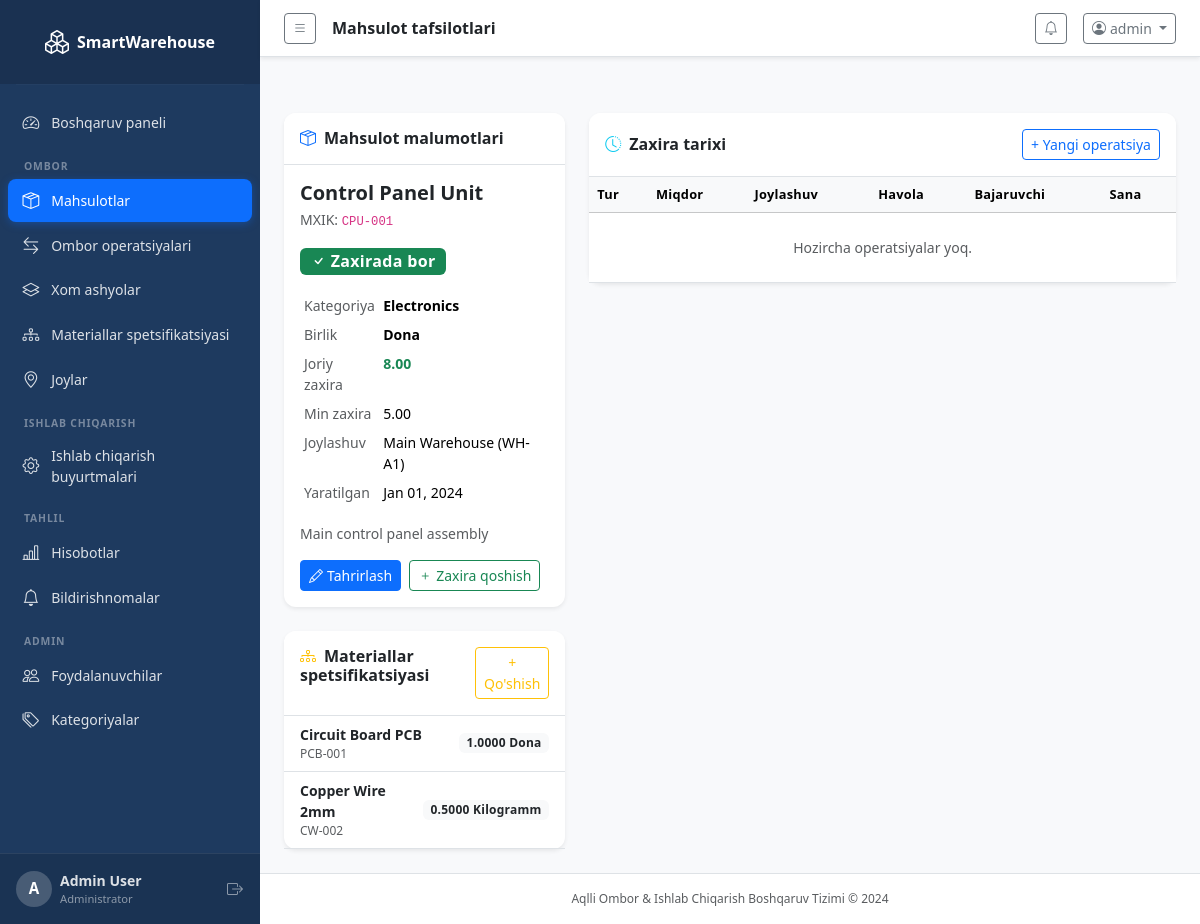
Page /inventory/products/2/ (signed in) on the committed database.
### accounts/models.py (models this page shows, shortened)
class CustomUser(AbstractUser):
    ROLE_CHOICES = [
        ('admin', 'Administrator'),
        ('warehouse_manager', 'Ombor boshqaruvchisi'),
        ('production_manager', 'Ishlab chiqarish boshqaruvchisi'),
        ('worker', 'Ishchi'),
    ]
    role = models.CharField(max_length=30, choices=ROLE_CHOICES, default='worker')
    phone = models.CharField(max_length=20, blank=True)
    department = models.CharField(max_length=100, blank=True)
    is_active = models.BooleanField(default=True)
    @property
    def is_admin(self):
        return self.role == 'admin' or self.is_superuser

### inventory/models.py (models this page shows, shortened)
class Product(models.Model):
    UNIT_CHOICES = [
        ('pcs', 'Dona'),
        ('kg', 'Kilogramm'),
        ('g', 'Gramm'),
        ('l', 'Litr'),
        ('ml', 'Millilitr'),
        ('m', 'Metr'),
        ('m2', 'Kv. metr'),
        ('m3', 'Kub metr'),
        ('box', 'Quti'),
        ('pack', 'Paket'),
    ]
    product_name = models.CharField(max_length=200)
    sku = models.CharField(max_length=50, unique=True, verbose_name='MXIK')
    category = models.ForeignKey(Category, on_delete=models.SET_NULL, null=True, blank=True, related_name='products')
    unit = models.CharField(max_length=10, choices=UNIT_CHOICES, default='pcs')
    minimum_stock = models.DecimalField(max_digits=12, decimal_places=2, default=0)
    current_stock = models.DecimalField(max_digits=12, decimal_places=2, default=0)
    default_location = models.ForeignKey(WarehouseLocation, on_delete=models.SET_NULL, null=True, blank=True)
    description = models.TextField(blank=True)
    created_at = models.DateTimeField(auto_now_add=True)
    updated_at = models.DateTimeField(auto_now=True)
    class Meta:
        ordering = ['product_name']
    @property
    def is_low_stock(self):
        return self.current_stock <= self.minimum_stock

class Category(models.Model):
    name = models.CharField(max_length=100, unique=True)
    description = models.TextField(blank=True)
    created_at = models.DateTimeField(auto_now_add=True)
    class Meta:
        verbose_name_plural = 'Categories'
        ordering = ['name']

class WarehouseLocation(models.Model):
    name = models.CharField(max_length=100)
    code = models.CharField(max_length=20, unique=True)
    description = models.TextField(blank=True)
    is_active = models.BooleanField(default=True)
    created_at = models.DateTimeField(auto_now_add=True)
    class Meta:
        ordering = ['name']
    def __str__(self):
        return f'{self.name} ({self.code})'

class BillOfMaterials(models.Model):
    product = models.ForeignKey(Product, on_delete=models.CASCADE, related_name='bom_items')
    raw_material = models.ForeignKey(RawMaterial, on_delete=models.CASCADE, related_name='bom_items')
    quantity_required = models.DecimalField(max_digits=12, decimal_places=4)
    notes = models.TextField(blank=True)
    class Meta:
        unique_together = ('product', 'raw_material')
        verbose_name = 'Bill of Materials'
        verbose_name_plural = 'Bills of Materials'

class RawMaterial(models.Model):
    UNIT_CHOICES = Product.UNIT_CHOICES
    name = models.CharField(max_length=200)
    code = models.CharField(max_length=50, unique=True)
    unit = models.CharField(max_length=10, choices=UNIT_CHOICES, default='kg')
    current_stock = models.DecimalField(max_digits=12, decimal_places=2, default=0)
    minimum_stock = models.DecimalField(max_digits=12, decimal_places=2, default=0)
    location = models.ForeignKey(WarehouseLocation, on_delete=models.SET_NULL, null=True, blank=True)
    description = models.TextField(blank=True)
    created_at = models.DateTimeField(auto_now_add=True)
    updated_at = models.DateTimeField(auto_now=True)
    class Meta:
        ordering = ['name']

### inventory/views.py (the view)
# urls.py: path('products/<int:pk>/', views.product_detail, name='product_detail'),
@login_required
def product_detail(request, pk):
    product = get_object_or_404(Product, pk=pk)
    transactions = product.transactions.select_related('performed_by', 'warehouse_location').order_by('-date')[:20]
    bom_items = product.bom_items.select_related('raw_material').all()
    return render(request, 'inventory/product_detail.html', {
        'product': product,
        'transactions': transactions,
        'bom_items': bom_items,
    })

### templates/inventory/product_detail.html (shortened to what this page needs)
{% extends 'base.html' %}
{% block page_title %}Mahsulot tafsilotlari{% endblock %}
{% block content %}
<div class="row mt-3 g-4">
  <div class="col-lg-4">
    <div class="card border-0 shadow-sm">
      <div class="card-header bg-white border-bottom py-3">
        <h6 class="mb-0 fw-semibold"><i class="bi bi-box-seam me-2 text-primary"></i>Mahsulot malumotlari</h6>
      </div>
      <div class="card-body">
        <h5 class="fw-bold mb-1">{{ product.product_name }}</h5>
        <p class="text-muted small mb-3">MXIK: <code>{{ product.sku }}</code></p>
        <div class="mb-3">
          {% if product.current_stock == 0 %}
            <span class="badge bg-danger fs-6">Zaxira tugagan</span>
          {% elif product.is_low_stock %}
            <span class="badge bg-warning text-dark fs-6"><i class="bi bi-exclamation-triangle me-1"></i>Kam zaxira</span>
          {% else %}
            <span class="badge bg-success fs-6"><i class="bi bi-check me-1"></i>Zaxirada bor</span>
          {% endif %}
        </div>
        <table class="table table-borderless table-sm">
          <tr><td class="text-muted">Kategoriya</td><td class="fw-semibold">{{ product.category.name|default:'—' }}</td></tr>
          <tr><td class="text-muted">Birlik</td><td class="fw-semibold">{{ product.get_unit_display }}</td></tr>
          <tr><td class="text-muted">Joriy zaxira</td><td class="fw-bold {% if product.is_low_stock %}text-danger{% else %}text-success{% endif %}">{{ product.current_stock }}</td></tr>
          <tr><td class="text-muted">Min zaxira</td><td>{{ product.minimum_stock }}</td></tr>
          <tr><td class="text-muted">Joylashuv</td><td>{{ product.default_location|default:'—' }}</td></tr>
          <tr><td class="text-muted">Yaratilgan</td><td class="small">{{ product.created_at|date:"M d, Y" }}</td></tr>
        </table>
        {% if product.description %}
        <p class="text-muted small">{{ product.description }}</p>
        {% endif %}
        <div class="d-flex gap-2">
          <a href="{% url 'inventory:product_edit' product.pk %}" class="btn btn-primary btn-sm"><i class="bi bi-pencil me-1"></i>Tahrirlash</a>
          <a href="{% url 'inventory:transaction_create' %}" class="btn btn-outline-success btn-sm"><i class="bi bi-plus me-1"></i>Zaxira qoshish</a>
        </div>
      </div>
    </div>
    {% if bom_items %}
    <div class="card border-0 shadow-sm mt-4">
      <div class="card-header bg-white border-bottom py-3 d-flex justify-content-between">
        <h6 class="mb-0 fw-semibold"><i class="bi bi-diagram-3 me-2 text-warning"></i>Materiallar spetsifikatsiyasi</h6>
        <a href="{% url 'inventory:bom_create' %}" class="btn btn-sm btn-outline-warning">+ Qo'shish</a>
      </div>
      <div class="card-body p-0">
        {% for item in bom_items %}
        <div class="d-flex justify-content-between align-items-center px-3 py-2 border-bottom">
          <div>
            <div class="fw-semibold small">{{ item.raw_material.name }}</div>
            <div class="text-muted" style="font-size:0.75rem">{{ item.raw_material.code }}</div>
          </div>
          <span class="badge bg-light text-dark">{{ item.quantity_required }} {{ item.raw_material.get_unit_display }}</span>
        </div>
        {% endfor %}
      </div>
    </div>
    {% endif %}
  </div>
  <div class="col-lg-8">
    <div class="card border-0 shadow-sm">
      <div class="card-header bg-white border-bottom py-3 d-flex justify-content-between align-items-center">
        <h6 class="mb-0 fw-semibold"><i class="bi bi-clock-history me-2 text-info"></i>Zaxira tarixi</h6>
        <a href="{% url 'inventory:transaction_create' %}" class="btn btn-sm btn-outline-primary">+ Yangi operatsiya</a>
      </div>
      <div class="card-body p-0">
        <div class="table-responsive">
          <table class="table table-hover align-middle mb-0">
            <thead class="table-light">
              <tr>
                <th>Tur</th>
                <th>Miqdor</th>
                <th>Joylashuv</th>
                <th>Havola</th>
                <th>Bajaruvchi</th>
                <th>Sana</th>
              </tr>
            </thead>
            <tbody>
              {% for tx in transactions %}
              <tr>
                <td>
                  <span class="badge {% if tx.transaction_type == 'IN' %}bg-success{% elif tx.transaction_type == 'OUT' %}bg-danger{% elif tx.transaction_type == 'PRODUCTION' %}bg-warning text-dark{% else %}bg-secondary{% endif %}">
                    {{ tx.transaction_type }}
                  </span>
                </td>
                <td class="fw-semibold">{{ tx.quantity }}</td>
                <td class="small">{{ tx.warehouse_location|default:'—' }}</td>
                <td class="small text-muted">{{ tx.reference|default:'—' }}</td>
                <td class="small">{{ tx.performed_by.username|default:'—' }}</td>
                <td class="small text-muted">{{ tx.date|date:"M d, Y H:i" }}</td>
              </tr>
              {% empty %}
              <tr><td colspan="6" class="text-center text-muted py-4">Hozircha operatsiyalar yoq.</td></tr>
              {% endfor %}
            </tbody>
          </table>
        </div>
      </div>
    </div>
  </div>
</div>
{% endblock %}

### templates/base.html (shortened to what this page needs)
<!DOCTYPE html>
<html lang="en">
<head>
  <link href="https://cdn.jsdelivr.net/npm/bootstrap@5.3.3/dist/css/bootstrap.min.css" rel="stylesheet">
  <link href="https://cdn.jsdelivr.net/npm/bootstrap-icons@1.11.3/font/bootstrap-icons.min.css" rel="stylesheet">
  <link href="/static/css/custom.css" rel="stylesheet">
</head>
<body class="bg-light">
{% if user.is_authenticated %}
<div class="d-flex" id="wrapper">
  <nav id="sidebar" class="sidebar d-flex flex-column flex-shrink-0 p-0">
    <a href="{% url 'dashboard:index' %}" class="sidebar-brand d-flex align-items-center justify-content-center py-4 px-3 text-decoration-none">
      <i class="bi bi-boxes me-2 fs-4"></i>
      <span class="fs-6 fw-bold">SmartWarehouse</span>
    </a>
    <hr class="sidebar-divider mx-3 my-0">
    <ul class="nav flex-column px-2 py-3 flex-grow-1">
      <li class="nav-item">
        <a class="nav-link sidebar-link {% if request.resolver_match.app_name == 'dashboard' and request.resolver_match.url_name == 'index' %}active{% endif %}"
           href="{% url 'dashboard:index' %}">
          <i class="bi bi-speedometer2"></i><span>Boshqaruv paneli</span>
        </a>
      </li>
      <li class="sidebar-section-label">OMBOR</li>
      <li class="nav-item">
        <a class="nav-link sidebar-link {% if request.resolver_match.app_name == 'inventory' and 'product' in request.resolver_match.url_name %}active{% endif %}"
           href="{% url 'inventory:product_list' %}">
          <i class="bi bi-box-seam"></i><span>Mahsulotlar</span>
        </a>
      </li>
      <li class="nav-item">
        <a class="nav-link sidebar-link {% if request.resolver_match.app_name == 'inventory' and 'transaction' in request.resolver_match.url_name %}active{% endif %}"
           href="{% url 'inventory:transaction_list' %}">
          <i class="bi bi-arrow-left-right"></i><span>Ombor operatsiyalari</span>
        </a>
      </li>
      <li class="nav-item">
        <a class="nav-link sidebar-link {% if request.resolver_match.app_name == 'inventory' and 'raw_material' in request.resolver_match.url_name %}active{% endif %}"
           href="{% url 'inventory:raw_material_list' %}">
          <i class="bi bi-layers"></i><span>Xom ashyolar</span>
        </a>
      </li>
      <li class="nav-item">
        <a class="nav-link sidebar-link {% if request.resolver_match.app_name == 'inventory' and 'bom' in request.resolver_match.url_name %}active{% endif %}"
           href="{% url 'inventory:bom_list' %}">
          <i class="bi bi-diagram-3"></i><span>Materiallar spetsifikatsiyasi</span>
        </a>
      </li>
      <li class="nav-item">
        <a class="nav-link sidebar-link {% if request.resolver_match.app_name == 'inventory' and 'location' in request.resolver_match.url_name %}active{% endif %}"
           href="{% url 'inventory:location_list' %}">
          <i class="bi bi-geo-alt"></i><span>Joylar</span>
        </a>
      </li>
      <li class="sidebar-section-label">ISHLAB CHIQARISH</li>
      <li class="nav-item">
        <a class="nav-link sidebar-link {% if request.resolver_match.app_name == 'production' %}active{% endif %}"
           href="{% url 'production:order_list' %}">
          <i class="bi bi-gear"></i><span>Ishlab chiqarish buyurtmalari</span>
        </a>
      </li>
      <li class="sidebar-section-label">TAHLIL</li>
      <li class="nav-item">
        <a class="nav-link sidebar-link {% if request.resolver_match.app_name == 'reports' %}active{% endif %}"
           href="{% url 'reports:index' %}">
          <i class="bi bi-bar-chart-line"></i><span>Hisobotlar</span>
        </a>
      </li>
      <li class="nav-item">
        <a class="nav-link sidebar-link {% if request.resolver_match.app_name == 'dashboard' and request.resolver_match.url_name == 'notifications' %}active{% endif %}"
           href="{% url 'dashboard:notifications' %}">
          <i class="bi bi-bell"></i><span>Bildirishnomalar</span>
        </a>
      </li>
      {% if user.is_admin %}
      <li class="sidebar-section-label">ADMIN</li>
      <li class="nav-item">
        <a class="nav-link sidebar-link {% if request.resolver_match.app_name == 'accounts' and 'user' in request.resolver_match.url_name %}active{% endif %}"
           href="{% url 'accounts:users' %}">
          <i class="bi bi-people"></i><span>Foydalanuvchilar</span>
        </a>
      </li>
      <li class="nav-item">
        <a class="nav-link sidebar-link" href="{% url 'inventory:category_list' %}">
          <i class="bi bi-tags"></i><span>Kategoriyalar</span>
        </a>
      </li>
      {% endif %}
    </ul>
    <div class="sidebar-footer px-3 py-3">
      <div class="d-flex align-items-center gap-2">
        <div class="avatar-circle">{{ user.username|first|upper }}</div>
        <div class="flex-grow-1 overflow-hidden">
          <div class="fw-semibold text-truncate small">{{ user.get_full_name|default:user.username }}</div>
          <div class="text-muted" style="font-size:0.7rem">{{ user.get_role_display }}</div>
        </div>
        <form method="post" action="{% url 'accounts:logout' %}" class="d-inline">{% csrf_token %}<button type="submit" class="btn btn-link text-muted p-0" title="Chiqish"><i class="bi bi-box-arrow-right"></i></button></form>
      </div>
    </div>
  </nav>
  <div id="page-content-wrapper" class="flex-grow-1 d-flex flex-column min-vh-100">
    <nav class="navbar navbar-expand navbar-light bg-white border-bottom px-4 py-2 sticky-top shadow-sm">
      <button class="btn btn-sm btn-outline-secondary me-3" id="sidebarToggle">
        <i class="bi bi-list"></i>
      </button>
      <span class="navbar-text fw-semibold text-dark">{% block page_title %}{% endblock %}</span>
      <div class="ms-auto d-flex align-items-center gap-3">
        <div class="dropdown">
          <a class="btn btn-sm btn-outline-secondary position-relative" data-bs-toggle="dropdown" href="#">
            <i class="bi bi-bell"></i>
          </a>
        </div>
        <div class="dropdown">
          <a class="btn btn-sm btn-outline-secondary dropdown-toggle" data-bs-toggle="dropdown" href="#">
            <i class="bi bi-person-circle me-1"></i>{{ user.username }}
          </a>
        </div>
      </div>
    </nav>
    <div class="px-4 pt-3">
    </div>
    <main class="flex-grow-1 px-4 pb-4">
{% endif %}
{% block content %}{% endblock %}
{% if user.is_authenticated %}
    </main>
    <footer class="text-center text-muted py-3 border-top bg-white" style="font-size:0.75rem">
      Aqlli Ombor &amp; Ishlab Chiqarish Boshqaruv Tizimi &copy; 2024
    </footer>
  </div>
</div>
{% endif %}
</body>
</html>

### rows in the picture
CustomUser: username|first "A", get_full_name "Admin User", role "Administrator", username "admin"
Product: product_name "Control Panel Unit", sku "CPU-001", category.name "Electronics", unit "Dona", current_stock "8.00", minimum_stock "5.00", default_location "Main Warehouse (WH-A1)", created_at "Jan 01, 2024", description "Main control panel assembly"
BillOfMaterials: raw_material.name "Circuit Board PCB", raw_material.code "PCB-001", quantity_required "1.0000", raw_material.unit "Dona"
BillOfMaterials: raw_material.name "Copper Wire 2mm", raw_material.code "CW-002", quantity_required "0.5000", raw_material.unit "Kilogramm"
